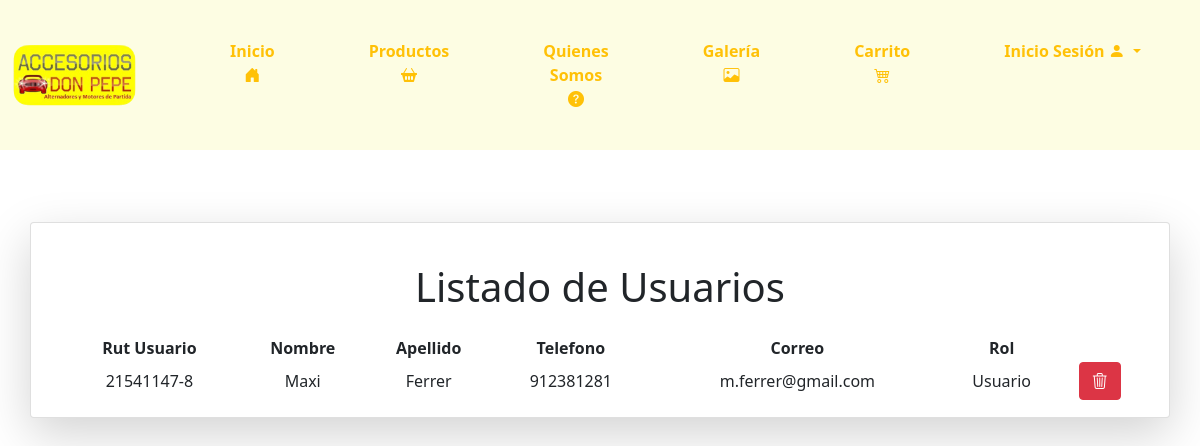
/listausuarios/, run on an earlier commit of the app's database.
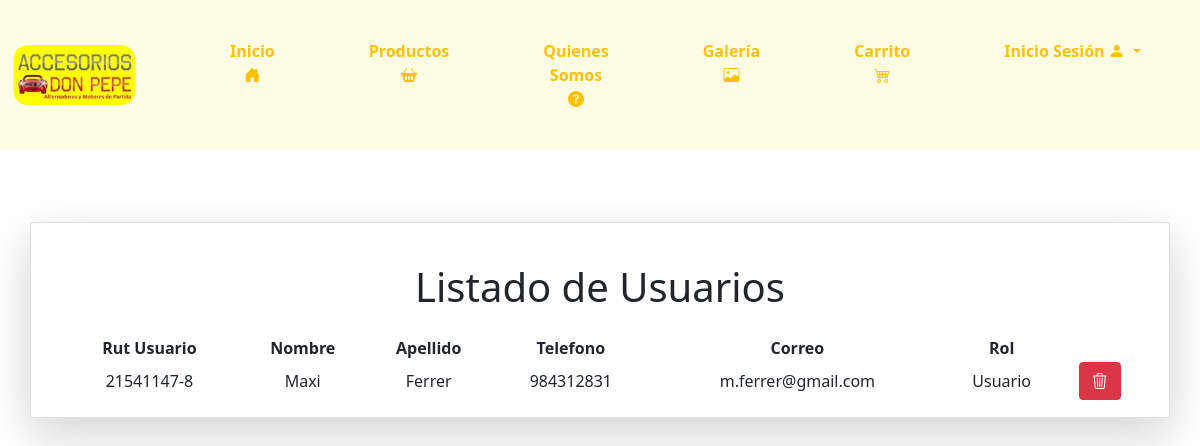
And on a later commit of the database.
### core/models.py (models this page shows, shortened)
class Usuario(models.Model):
    rut = models.CharField(primary_key=True, max_length=10)
    nombre = models.CharField(max_length=20)
    apellido = models.CharField(max_length=20)
    telefono = models.CharField(max_length=9)
    correo = models.EmailField(unique=True, max_length=100, blank=True, null=True)
    clave = models.CharField(max_length=30)
    rol = models.ForeignKey(Rol, on_delete=models.CASCADE)

class Rol(models.Model):
    idRol = models.AutoField(primary_key=True)
    nombreRol = models.CharField(max_length=20)
    def __str__(self) -> str:
        return self.nombreRol

### core/views.py (the view)
# urls.py: path('listausuarios/', listausuarios, name="listausuarios"),
def listausuarios(request):
    usuariosListado = Usuario.objects.exclude(rut=None).exclude(rut='').all()
    contexto = {
        "usuarios": usuariosListado
    }
    return render(request, 'core/listausuarios.html', contexto)

### core/templatetags/custom_filters.py (called while the page is built)
@register.filter
def format_clp(value):
    try:
        return "${:,.0f}".format(value)
    except (ValueError, TypeError):
        return value

### core/templates/core/listausuarios.html (shortened to what the changed rows need)
{% load static %}
{% load custom_filters %}
<!DOCTYPE html>
<html lang="en">
<head>
    <link href="https://cdn.jsdelivr.net/npm/bootstrap@5.0.2/dist/css/bootstrap.min.css" rel="stylesheet"
>
    <link href="https://cdnjs.cloudflare.com/ajax/libs/font-awesome/6.0.0-beta3/css/all.min.css" rel="stylesheet">
    <link type="text/css" rel="stylesheet" href="{% static 'css/inicio.css' %}">
    <link href="https://cdn.jsdelivr.net/npm/bootstrap-icons/font/bootstrap-icons.css" rel="stylesheet">
</head>
<body>
    <br>
    <div class="container my-5">
        <div class="row">
            <div class="card shadow-lg">
                <div class="card-body">
                    <br>
                    <h1 class="text-center mb-4">Listado de Usuarios</h1>
                    <table class="col-md-12 col-xl-12" >
                        <thead>
                            <tr style="text-align: center;">
                                <th>Rut Usuario</th>
                                <th>Nombre</th>
                                <th>Apellido</th>
                                <th>Telefono</th>
                                <th>Correo</th>
                                <th>Rol</th>
                            </tr>
                        </thead>
                        <tbody>
                            {% for m in usuarios %}
                            <tr style="text-align: center;">
                                <td>{{ m.rut }}</td>
                                <td>{{ m.nombre }}</td>
                                <td>{{ m.apellido }}</td>
                                <td>{{ m.telefono }}</td>
                                <td>{{ m.correo }}</td>
                                <td>{{ m.rol }}</td>
                                <td>
                                    <a onclick="eliminar_usuario('{{m.correo}}')" class="btn btn-danger"><i class="bi bi-trash3"></i></a>
                                </td>
                            </tr>
                            {% endfor %}
                        </tbody>
                </div>
            </div>
        </div>
    </div>
</body>
</html>

What changed in the data, as far as the page shows it:
changed Usuario "Maxi": telefono "912381281" → "984312831"
